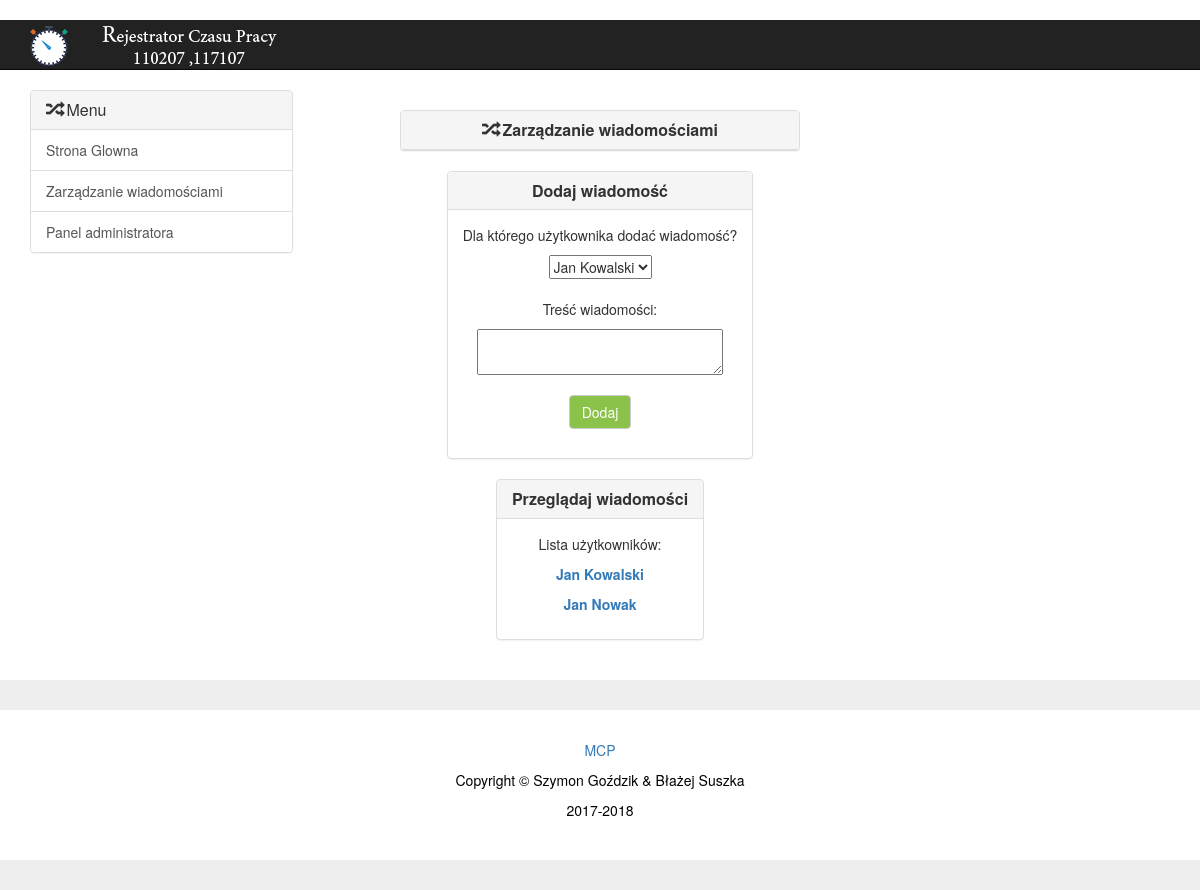
Screenshot of /add_mess/ with the database file from the repository.
### timework/models.py (models this page shows, shortened)
class Worker(models.Model):
    first_name = models.CharField(max_length=30)
    second_name = models.CharField(max_length=30)

### timework/views.py (the view)
# urls.py: url(r'^add_mess/$', add_messages_f, name='addmess'),
def add_messages_f(request):
    us = Worker.objects.all()
    t = get_template('a_mess.html')
    html = t.render({'us': us})
    return HttpResponse(html)

### templates/a_mess.html (shortened to what this page needs)
{% extends 'base_h.html' %}
{% block content %}
			{% load staticfiles %}
  <div class="col-sm-6">
 <center>
  		<div class="panel panel-default" style="display: inline-block;  width: 400px;" >
				<div class="panel-heading">
					<h1 class="panel-title"><span class="glyphicon glyphicon-random"></span>  <strong>Zarządzanie wiadomościami</strong></h1>
				</div>
			</div>
			</center>
			<center>
			  		<div class="panel panel-default" style="display: inline-block;" >
				<div class="panel-heading">
					<h1 class="panel-title"><b>Dodaj wiadomość</b></h1>
				</div>
				<div class="panel-body"><center>
				 	 <p>Dla którego użytkownika dodać wiadomość?</p>
					 <form action="add/">
				 <select name="user">
			{% for u in us %}
			  <option value="{{ u.id }}">{{ u.first_name }} {{ u.second_name }}</option>
			 {% endfor %}
			 </select><br><br>
			  <p>Treść wiadomości:</p>
			 	<textarea name="body" cols="30" rows="2"></textarea>
				<br><br>
			 <input type="submit" class="btn btn-default" style="background-color: #8BC34A; color: white;" value="Dodaj" />
			 </form>
				 </center>
				</div>
			</div>
			</center>
						<center>
			  		<div class="panel panel-default" style="display: inline-block;" >
				<div class="panel-heading">
					<h1 class="panel-title"><b>Przeglądaj wiadomości</b></h1>
				</div>
				<div class="panel-body"><center>
				 	 <p>Lista użytkowników:</p>
			{% for u in us %}
			<p><a href="{% url 'usermess' %}?w={{ u.id }}"><b>{{ u.first_name }} {{ u.second_name }}</b></a></p>
			 {% endfor %}
				 </center>
				</div>
			</div>
			</center>
</div>
{% endblock %}

### static/css/custom.css (style rules this page uses)
h1, h2, h3, h4, h5, h6 { color: black; }

### rows the page displays
Worker: first_name "Jan", second_name "Kowalski"
Worker: first_name "Jan", second_name "Nowak"

### other values shown
form field user "Jan Kowalski"
